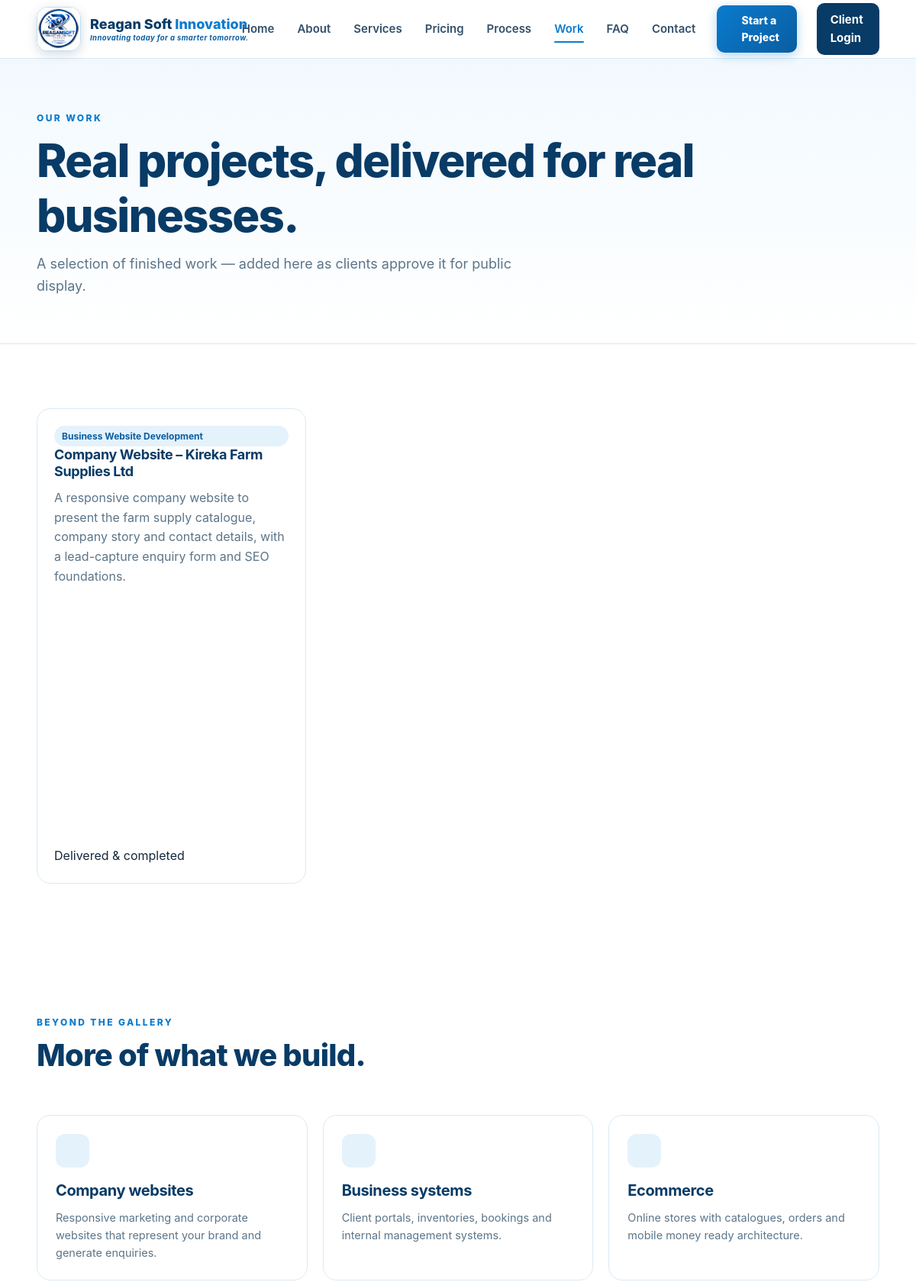
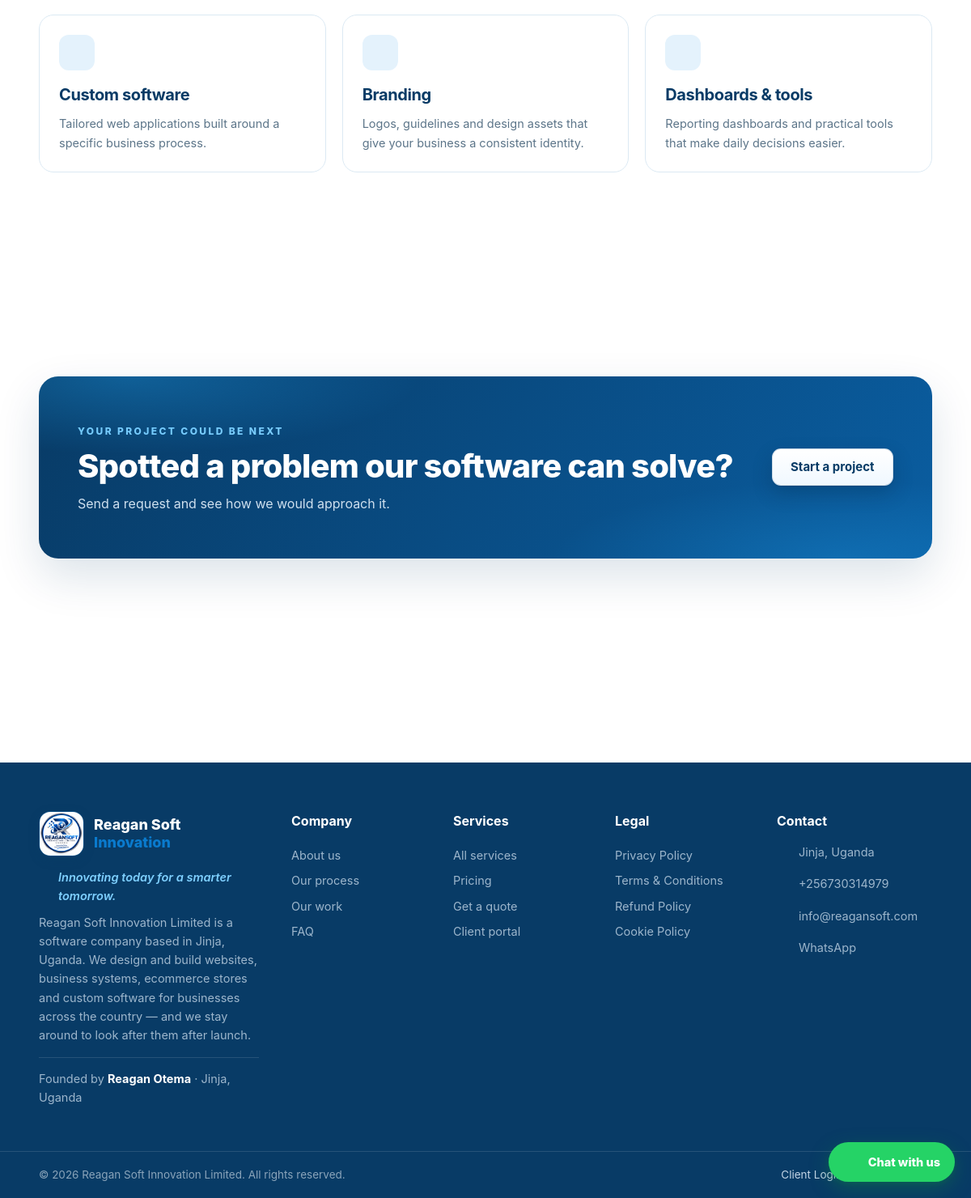
Screenshot of /portfolio.php with the database file from the repository (2 pictures, top to bottom).
### tables this page shows
CREATE TABLE projects (
  id INT UNSIGNED AUTO_INCREMENT PRIMARY KEY,
  ref_no VARCHAR(30) NOT NULL UNIQUE,                
  client_id INT UNSIGNED NOT NULL,
  service_id INT UNSIGNED NULL,
  assigned_to INT UNSIGNED NULL,                     
  title VARCHAR(190) NOT NULL,
  description TEXT NOT NULL,
  requirements TEXT NULL,
  budget DECIMAL(14,2) NULL,
  priority ENUM('low','normal','high','urgent') NOT NULL DEFAULT 'normal',
  status ENUM('NEW','REVIEWING','QUOTATION','APPROVED','IN_PROGRESS','WAITING_FOR_CLIENT','TESTING','COMPLETED','CANCELLED') NOT NULL DEFAULT 'NEW',
  progress TINYINT UNSIGNED NOT NULL DEFAULT 0,
  deadline DATE NULL,
  started_at DATETIME NULL,
  completed_at DATETIME NULL,
  submitted_at TIMESTAMP DEFAULT CURRENT_TIMESTAMP,
  updated_at TIMESTAMP DEFAULT CURRENT_TIMESTAMP ON UPDATE CURRENT_TIMESTAMP,
  FOREIGN KEY (client_id) REFERENCES users(id) ON DELETE CASCADE,
  FOREIGN KEY (service_id) REFERENCES services(id) ON DELETE SET NULL,
  FOREIGN KEY (assigned_to) REFERENCES users(id) ON DELETE SET NULL,
  INDEX idx_projects_client (client_id),
  INDEX idx_projects_status (status),
  INDEX idx_projects_assigned (assigned_to),
  INDEX idx_projects_service (service_id)
);

CREATE TABLE services (
  id INT UNSIGNED AUTO_INCREMENT PRIMARY KEY,
  name VARCHAR(150) NOT NULL,
  slug VARCHAR(160) NOT NULL UNIQUE,
  description TEXT NOT NULL,
  price_min DECIMAL(14,2) NOT NULL DEFAULT 0,    
  price_max DECIMAL(14,2) NULL,                   
  currency VARCHAR(8) NOT NULL DEFAULT 'UGX',
  pricing_type ENUM('range','starting_from','contact_for_quote') NOT NULL DEFAULT 'starting_from',
  price_note VARCHAR(120) NOT NULL DEFAULT '',    
  features TEXT NULL,                  
  delivery_days INT UNSIGNED NULL,     
  icon VARCHAR(60) NOT NULL DEFAULT 'code-s',    
  status ENUM('active','inactive') NOT NULL DEFAULT 'active',
  sort_order INT UNSIGNED NOT NULL DEFAULT 0,
  created_at TIMESTAMP DEFAULT CURRENT_TIMESTAMP,
  INDEX idx_services_status (status)
);

### config/config.php (called while the page is built, shortened)
<?php
function db(): PDO {
    static $pdo = null;
    if ($pdo === null) {
        try {
            $pdo = new PDO(
                'mysql:host=' . DB_HOST . ';dbname=' . DB_NAME . ';charset=utf8mb4',
                DB_USER,
                DB_PASS,
                [
                    PDO::ATTR_ERRMODE            => PDO::ERRMODE_EXCEPTION,
                    PDO::ATTR_DEFAULT_FETCH_MODE => PDO::FETCH_ASSOC,
                    PDO::ATTR_EMULATE_PREPARES   => false,
                    PDO::ATTR_STRINGIFY_FETCHES  => false,
                ]
            );
        } catch (PDOException $e) {
            log_error('DB connection failed: ' . $e->getMessage());
            http_response_code(500);
            exit('Unable to connect to the database. Please check the installation.');
        }
    }
    return $pdo;
}
function e(mixed $value): string {
    return htmlspecialchars((string)($value ?? ''), ENT_QUOTES, 'UTF-8');
}
function app_url(string $path = ''): string {
    return APP_URL . ($path === '' ? '' : '/' . ltrim($path, '/'));
}
require_once __DIR__ . '/../inc/functions.php';

### portfolio.php (the view, shortened to what this page needs)
<?php
require __DIR__ . '/config/config.php';
$projects = [];
try {
    $projects = db()->query(
        "SELECT p.title, p.description, s.name AS service
         FROM projects p
         LEFT JOIN services s ON s.id = p.service_id
         WHERE p.status = 'COMPLETED'
         ORDER BY p.completed_at DESC
         LIMIT 12"
    )->fetchAll();
} catch (Throwable $e) {
    log_error('portfolio query: ' . $e->getMessage());
}
$capabilities = [
    ['globe', 'Company websites', 'Responsive marketing and corporate websites that represent your brand and generate enquiries.'],
    ['cpu', 'Business systems', 'Client portals, inventories, bookings and internal management systems.'],
    ['cart', 'Ecommerce', 'Online stores with catalogues, orders and mobile money ready architecture.'],
    ['code-s', 'Custom software', 'Tailored web applications built around a specific business process.'],
    ['palette', 'Branding', 'Logos, guidelines and design assets that give your business a consistent identity.'],
    ['layers', 'Dashboards & tools', 'Reporting dashboards and practical tools that make daily decisions easier.'],
];
public_head([
    'title'     => 'Our Work | Projects by Reagan Soft Innovation Limited',
    'desc'      => 'Recent projects and development capabilities from Reagan Soft Innovation Limited: websites, business systems, ecommerce and custom software in Jinja, Uganda.',
    'active'    => 'portfolio',
    'canonical' => 'portfolio.php',
]);
?>
<section class="page-hero">
  <div class="container">
    <span class="eyebrow">Our work</span>
    <h1>Real projects, delivered for real businesses.</h1>
    <p class="lead">A selection of finished work — added here as clients approve it for public display.</p>
  </div>
</section>
<?php if ($projects): ?>
<section class="section">
  <div class="container">
    <div class="folio-grid">
      <?php foreach ($projects as $p): ?>
        <article class="folio-card">
          <div class="folio-body">
            <span class="tag"><?= e($p['service'] ?? 'Custom project') ?></span>
            <h3><?= e($p['title']) ?></h3>
            <p class="muted"><?= e(truncate($p['description'], 160)) ?></p>
            <div class="deliver" style="margin-top:auto;padding-top:12px"><?= icon('check') ?><span>Delivered &amp; completed</span></div>
          </div>
        </article>
      <?php endforeach; ?>
    </div>
  </div>
</section>
<?php endif; ?>
<section class="section <?= $projects ? '' : '' ?>">
  <div class="container">
    <?php if (!$projects): ?>
      <div class="empty mb-3">
        <?= icon('folder') ?>
        <h4>Completed projects will be shown here</h4>
        <p>As soon as the first client project is completed and approved for showcase, it will appear in this gallery. In the meantime, here is the type of work we deliver:</p>
      </div>
    <?php else: ?>
      <div class="section-head"><div><span class="eyebrow">Beyond the gallery</span><h2>More of what we build.</h2></div></div>
    <?php endif; ?>
    <div class="value-grid">
      <?php foreach ($capabilities as $c): ?>
        <div class="value-card">
          <div class="card-icon"><?= icon($c[0]) ?></div>
          <h3><?= e($c[1]) ?></h3>
          <p><?= e($c[2]) ?></p>
        </div>
      <?php endforeach; ?>
    </div>
  </div>
</section>
<section class="section">
  <div class="container">
    <div class="cta">
      <div>
        <span class="eyebrow">Your project could be next</span>
        <h2>Spotted a problem our software can solve?</h2>
        <p>Send a request and see how we would approach it.</p>
      </div>
      <a class="btn btn-light" href="<?= app_url('checkout.php') ?>">Start a project</a>
    </div>
  </div>
</section>

### inc/functions.php (shortened to what this page needs)
<?php
function truncate(string $text, int $length = 90): string {
    return mb_strimwidth($text, 0, $length, '…');
}
function icon(string $name, string $class = ''): string {
    $path = $paths[$name] ?? $paths['code-s'];
    $cls = $class !== '' ? ' class="' . e($class) . '"' : '';
    return '<svg' . $cls . ' viewBox="0 0 24 24" fill="none" stroke="currentColor" stroke-width="1.8" stroke-linecap="round" stroke-linejoin="round" aria-hidden="true">' . $path . '</svg>';
}
require_once __DIR__ . '/layout.php';

### rows the page displays
projects: service.name "Business Website Development", title "Company Website – Kireka Farm Supplies Ltd", description "A responsive company website to present the farm supply catalogue, company story and contact details, with a lead-capture enquiry form and SEO foundations."

### other values shown
$c[1] "Company websites"
$c[2] "Responsive marketing and corporate websites that represent your brand and generate enquiries."
$c[1] "Business systems"
$c[2] "Client portals, inventories, bookings and internal management systems."
$c[1] "Ecommerce"
$c[2] "Online stores with catalogues, orders and mobile money ready architecture."
$c[1] "Custom software"
$c[2] "Tailored web applications built around a specific business process."
$c[1] "Branding"
$c[2] "Logos, guidelines and design assets that give your business a consistent identity."
$c[1] "Dashboards & tools"
$c[2] "Reporting dashboards and practical tools that make daily decisions easier."
settings('company_founder', APP_FOUNDER) "Reagan Otema"
$address "Jinja, Uganda"
$phone "+256730314979"
